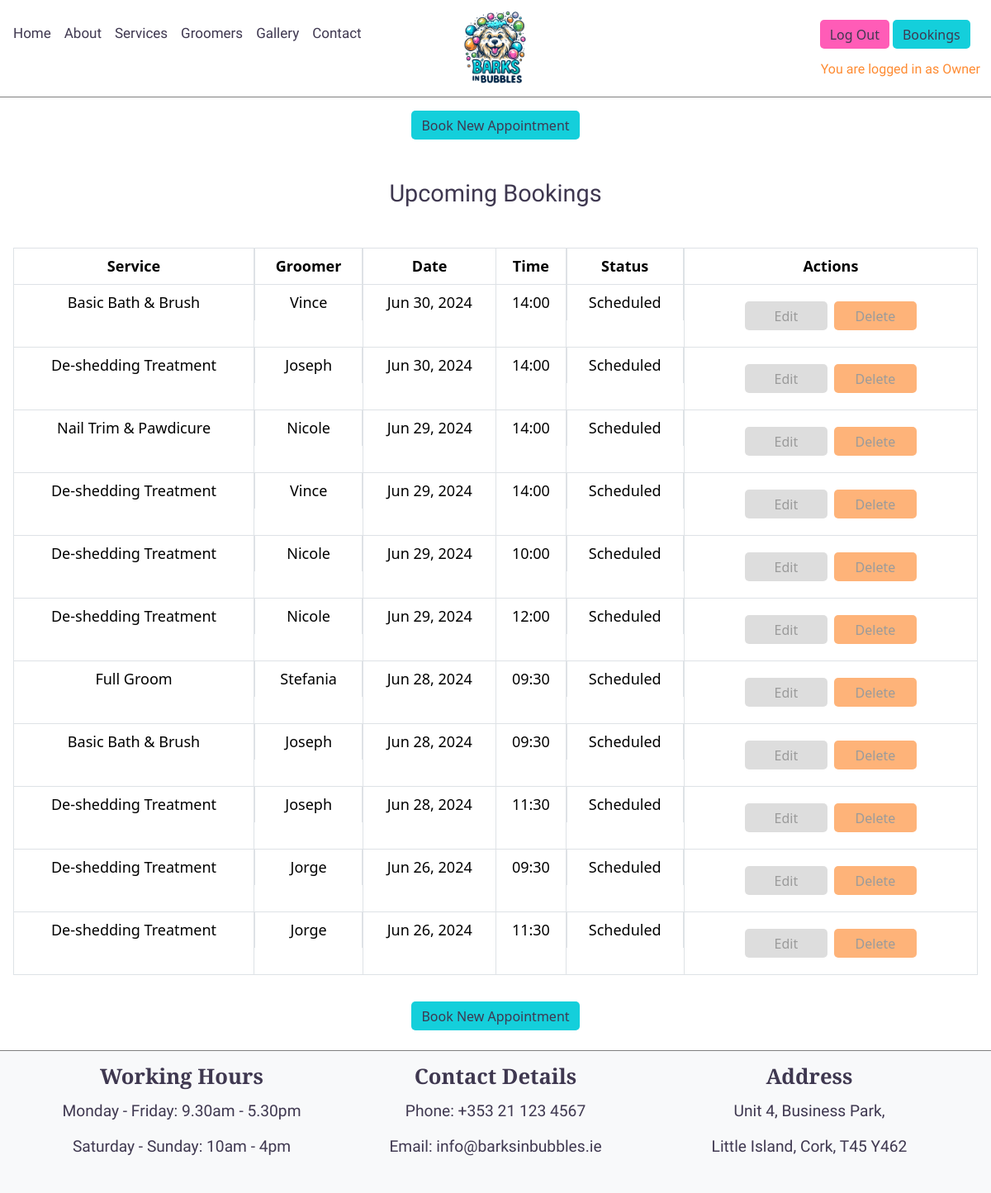
The page /appointment/my-appointments/ (signed in) on the database its author committed.
### appointment/models.py (models this page shows, shortened)
class Appointment(models.Model):
    STATUS_CHOICES = [
        ('scheduled', 'Scheduled'),
        ('completed', 'Completed'),
        ('cancelled', 'Cancelled'),
    ]
    user = models.ForeignKey(User, on_delete=models.CASCADE)
    service = models.ForeignKey(Services, on_delete=models.CASCADE)
    groomer = models.ForeignKey(Groomers, on_delete=models.CASCADE)
    date = models.DateField(default=timezone.now)
    time = models.TimeField(default=time(9, 0))
    status = models.CharField(max_length=10,
                              choices=STATUS_CHOICES, default='scheduled')
    created_at = models.DateTimeField(auto_now_add=True)

### home/models.py (models this page shows, shortened)
class Services(models.Model):
    id = models.AutoField(primary_key=True)
    service_image = CloudinaryField('image', default='placeholder')
    name = models.CharField(max_length=200)
    description = models.TextField()
    price = models.DecimalField(max_digits=10, decimal_places=2)
    duration = models.DurationField()
    created_at = models.DateTimeField()
    position = models.PositiveIntegerField(default=0)
    class Meta:
        verbose_name_plural = "Services"
        ordering = ['position']
    """
    Convert duration (timedelta) to a string
    formatted as 'Xh Ym' representing hours and minutes.
    Source: https://stackoverflow.com/questions/2119472/
    convert-a-timedelta-to-days-hours-and-minutes
    """

### groomers/models.py (models this page shows, shortened)
class Groomers(models.Model):
    id = models.AutoField(primary_key=True)
    groomer_image = CloudinaryField('image', default='placeholder')
    name = models.CharField(max_length=200)
    description = models.TextField()
    updated_on = models.DateTimeField(auto_now=True)
    class Meta:
        verbose_name_plural = "Groomers"

### appointment/views.py (the view)
# urls.py: path('my-appointments/', my_appointments, name='my_appointments'),
def my_appointments(request):
    if request.user.is_authenticated:
        appointments = (
            Appointment.objects.filter(user=request.user).order_by('-date')
            )
        now = timezone.now()
        for appointment in appointments:
            appointment_datetime = datetime.datetime.combine(appointment.date, datetime.time())
            appointment_datetime = timezone.make_aware(appointment_datetime, timezone.get_current_timezone())
            appointment.can_edit_delete = (appointment_datetime - now).total_seconds() > 24 * 3600
        return render(request,
                      "appointment/my_appointments.html",
                      {'appointments': appointments})
    else:
        return redirect(reverse('account_login'))

### appointment/templates/appointment/my_appointments.html (shortened to what this page needs)
{% extends 'base.html' %}
{% load static %}
{% block content %}
    <div class="row justify-content-center mx-1">
        <div class="col-12">
            {% if user.is_authenticated and appointments %}
            <div class="d-flex flex-column align-items-center">
                <a href="{% url 'appointment' %}" class="btn btn-book mt-3 w-45">Book New Appointment</a>
            </div>
            <h1 class="text-center my-5">Upcoming Bookings</h1>
            <table class="table table-bordered text-center">
                <thead>
                    <tr>
                        <th>Service</th>
                        <th class="d-none d-lg-block">Groomer</th>
                        <th>Date</th>
                        <th>Time</th>
                        <th class="d-none d-lg-block">Status</th>
                        <th>Actions</th>
                    </tr>
                </thead>
                <tbody>
                    {% for appointment in appointments %} <tr>
                        <td>{{ appointment.service.name }}</td>
                        <td class="d-none d-lg-block">{{ appointment.groomer.name }}</td>
                        <td>{{ appointment.date|date:"M d, Y" }}</td>
                        <td>{{ appointment.time|time:"H:i" }}</td>
                        <td class="d-none d-lg-block">{{ appointment.get_status_display }}</td>
                        <td>
                            <div class="d-flex flex-column flex-md-row justify-content-center my-md-2 mx-3">
                                {% if appointment.can_edit_delete %}
                                <button class="btn btn-edit m-1" data-appointment-id="{{ appointment.id }}">Edit</button>
                                <button class="btn btn-delete m-1" data-appointment-id="{{ appointment.id }}">Delete</button>
                                {% else %}
                                <button class="btn btn-edit m-1" disabled>Edit</button>
                                <button class="btn btn-delete m-1" disabled>Delete</button>
                                {% endif %}
                            </div>
                        </td>
                    </tr>
                    {% endfor %}
                </tbody>
            </table>
            <div class="d-flex flex-column align-items-center">
                <a href="{% url 'appointment' %}" class="btn btn-book mt-3 w-45 mb-4">Book New Appointment</a>
            </div>
            {% endif %}
        </div>
    </div>
{% endblock %}

### templates/base.html (shortened to what this page needs)
{% load static %}
{% url 'home' as home_url %}
{% url 'gallery' as gallery_url %}
{% url 'contact' as contact_url %}
{% url 'groomers' as groomers_url %}
{% url 'account_login' as login_url %}
{% url 'account_signup' as signup_url %}
{% url 'account_logout' as logout_url %}
<!DOCTYPE html>
<html lang="en">
    <head>
        <link href="https://cdn.jsdelivr.net/npm/bootstrap@5.3.3/dist/css/bootstrap.min.css" rel="stylesheet"
>
        <link rel="stylesheet" href="{% static 'css/style.css' %}">
    </head>
    <body class="d-flex flex-column min-vh-100">
        <header class=" navbar-light bg-white pt-2 pb-3 sticky-top">
            <div class="d-flex justify-content-between align-items-start">
                <nav class="navbar navbar-expand-lg navbar-light mt-lg-1 px-3 px-lg-2 pb-0">
                    <div class="collapse navbar-collapse" id="navbarText">
                        <ul class="navbar-nav me-auto pl-3">
                            <li class="nav-item">
                                <a class="nav-link {% if request.path == home_url %}active" aria-current="page{% endif %}"
                                href="{% url 'home' %}">Home</a>
                            </li>
                            <li class="nav-item">
                                <a class="nav-link" href="{% url 'home' %}#about">About</a>
                            </li>
                            <li class="nav-item">
                                <a class="nav-link" href="{% url 'home' %}#services">Services</a>
                            </li>
                            <li class="nav-item">
                                <a class="nav-link {% if request.path == groomers_url %}active" aria-current="page{% endif %}"
                            href="{% url 'groomers' %}">Groomers</a>
                            </li>
                            <li class="nav-item">
                                <a class="nav-link {% if request.path == gallery_url %}active" aria-current="page{% endif %}"
                            href="{% url 'gallery' %}">Gallery</a>
                            </li>
                            <li class="nav-item">
                                <a class="nav-link {% if request.path == contact_url %}active" aria-current="page{% endif %}"
                                href="{% url 'contact' %}">Contact</a>
                            </li>
                        </ul>
                    </div>
                </nav>
                <div class="logo-container">
                    <a class="navbar-brand mx-3" href="{% url 'home' %}">
                        <img src="{% static 'images/logo/logo-barks-in-bubbles.webp' %}" alt="Barks in Bubbles Logo" class="img-logo" style="max-height: 100px;">
                    </a>
                </div>
                <div class="d-flex flex-column align-items-start my-0 my-md-3 my-lg-0">
                    <div class="header-buttons d-flex flex-column flex-md-row my-md-2 mx-1">
                        {% if user.is_authenticated %}
                        <a href="{% url 'account_logout' %}" class="btn btn-logout me-1 mt-2 {% if request.path == logout_url %}active{% endif %}" aria-current="page">Log Out</a>
                        <a href="{% url 'my_appointments' %}" class="btn btn-appointments me-1 mt-2">Bookings</a>
                        {% endif %}
                    </div>
                    <div class="auth d-none d-lg-block">
                        {% if user.is_authenticated %}
                        <p class="auth text-end fs-6 my-0 me-2">You are logged in as {{ user }}</p>
                        {% else %}
                        <p class="auth text-end fs-6 my-0 me-4">You are not logged in</p>
                        {% endif %}
                    </div>
                </div>
            </div>
        </header>
        <main>
            {% block content %}{% endblock content %}
        </main>
        <footer class="footer mt-auto py-3 bg-light">
            <div class="container text-center">
                <div class="row">
                    <div class="col-12 col-lg-4 mb-3 mb-md-0">
                        <h5 class="fw-bold">Working Hours</h5>
                        <p class="mb-1">Monday - Friday: 9.30am - 5.30pm</p>
                        <p class="mb-1">Saturday - Sunday: 10am - 4pm</p>
                    </div>
                    <div class="col-12 col-sm-6 col-lg-4 mb-3 mb-md-0">
                        <h5 class="fw-bold">Contact Details</h5>
                        <p class="mb-1">Phone: +353 21 123 4567</p>
                        <p class="mb-1">Email: info@barksinbubbles.ie</p>
                    </div>
                    <div class="col-12 col-sm-6 col-lg-4 mb-3 mb-md-0">
                        <h5 class="fw-bold">Address</h5>
                        <p class="mb-1">Unit 4, Business Park,</p>
                        <p class="mb-1">Little Island, Cork, T45 Y462</p>
                    </div>
                </div>
            </div>
        </footer>
    </body>
</html>

### static/css/style.css (style rules this page uses)
body { background-color: #ffff; }
h1 { font-family: "Righteous", sans-serif !important; font-size: 150% !important; color: #3f3850 }
h5, h6 { font-family: "Cormorant Upright", sans-serif !important; font-size: 160% !important; color: #3f3850 }
p { font-family: "Khula", sans-serif !important; font-size: 120% !important; padding: 5px; color: #3f3850; }
header { border-bottom: 1px solid grey; }
.nav-link { color: #3f3850 !important; font-size: 17px; font-family: "Righteous", sans-serif !important; }
.logo-container { position: absolute; left: 50%; transform: translateX(-50%); max-height: 100px; }
.btn { height: 35px; border-radius: 5px; border: none; }
.btn-book, .btn-appointments { background-color: #14cfdb !important; color: #3f3850; border: none; }
.btn-logout { background-color: #ff5cb7 !important; color: #3f3850; }
.auth { color: #fe8b32 !important; }
footer { border-top: 1px solid grey; }
.sign-out, .btn-delete, .btn-back { background-color: #fe8b32 !important; width: 100px; color: #ffffff; border: none; }
.btn-contact, .btn-appointment, .btn-edit { background-color: #5ecc5c; width: 100px; color: #ffffff; border: none; }
.btn:disabled, .btn[disabled] { background-color: #cccccc; color: #666666; cursor: not-allowed; border: none; }
.btn-delete:disabled, .btn-delete[disabled] { background-color: #cccccc; }
@media screen and (min-width: 320px) { html { scroll-padding-top: 260px; } }
@media screen and (min-width: 320px) { h1 { font-family: "Righteous", sans-serif !important; font-size: 180% !important; } }
@media screen and (min-width: 320px) { table { font-size: 12px !important; } }
@media screen and (min-width: 576px) { html { scroll-padding-top: 150px; } }
@media screen and (min-width: 576px) { table { font-size: 16px !important; } }
@media screen and (min-width: 992px) { html { scroll-padding-top: 145px; } }
@media screen and (min-width: 992px) { table { font-size: 18px !important; } }

### rows shown on the page
Appointment: service.name "Basic Bath & Brush", groomer.name "Vince", date "Jun 30, 2024", time "14:00", status "Scheduled", shows "Edit"
Appointment: service.name "De-shedding Treatment", groomer.name "Joseph", date "Jun 30, 2024", time "14:00", status "Scheduled", shows "Edit"
Appointment: service.name "Nail Trim & Pawdicure", groomer.name "Nicole", date "Jun 29, 2024", time "14:00", status "Scheduled", shows "Edit"
Appointment: service.name "De-shedding Treatment", groomer.name "Vince", date "Jun 29, 2024", time "14:00", status "Scheduled", shows "Edit"
Appointment: service.name "De-shedding Treatment", groomer.name "Nicole", date "Jun 29, 2024", time "10:00", status "Scheduled", shows "Edit"
Appointment: service.name "De-shedding Treatment", groomer.name "Nicole", date "Jun 29, 2024", time "12:00", status "Scheduled", shows "Edit"
Appointment: service.name "Full Groom", groomer.name "Stefania", date "Jun 28, 2024", time "09:30", status "Scheduled", shows "Edit"
Appointment: service.name "Basic Bath & Brush", groomer.name "Joseph", date "Jun 28, 2024", time "09:30", status "Scheduled", shows "Edit"
Appointment: service.name "De-shedding Treatment", groomer.name "Joseph", date "Jun 28, 2024", time "11:30", status "Scheduled", shows "Edit"
Appointment: service.name "De-shedding Treatment", groomer.name "Jorge", date "Jun 26, 2024", time "09:30", status "Scheduled", shows "Edit"
Appointment: service.name "De-shedding Treatment", groomer.name "Jorge", date "Jun 26, 2024", time "11:30", status "Scheduled", shows "Edit"

### other values the page prints
{{ user }} "Owner"
